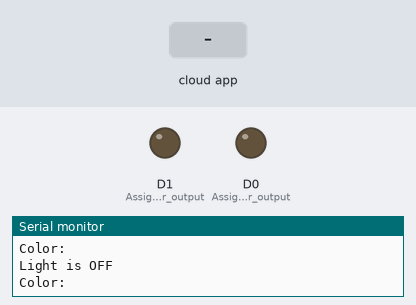
Simulated run of this sketch. Board: ESP8266 (NodeMCU). On the bench: output pins drawn as LEDs (lit = HIGH), the last lines printed to the serial monitor. Inputs (shaded band) come from the test bench. WiFi joins after 1.5 s; servers stay silent unless stated; the Firebase database answers and starts empty.

Above: at 2.7 s.
2.8 s: the phone or cloud app sets light to 1
At 3.7 s:
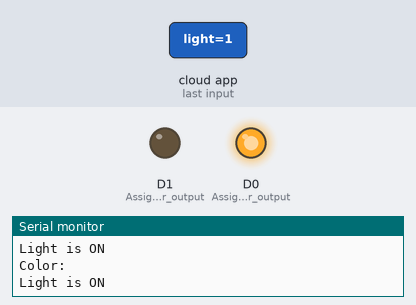
4.5 s: the phone or cloud app sets light to 0
At 4.9 s:
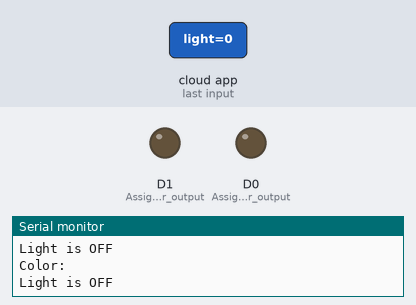
Timing chart, 0 to 7.5 s (numbered marks = the images above; inputs shaded):
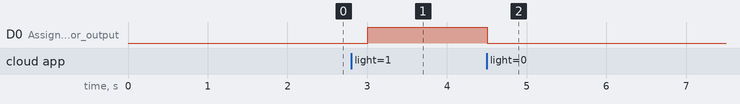

The sketch:

main.ino
```cpp
#include <Arduino.h>
#include <ESP8266WiFi.h>
#include <Firebase_ESP_Client.h>

// Provide the token generation process info.
#include "addons/TokenHelper.h"
// Provide the RTDB payload printing info and other helper functions.
#include "addons/RTDBHelper.h"

// Insert your network credentials
#define WIFI_SSID "GNXS-5G-187544"
#define WIFI_PASSWORD "B43D08187544"

// Insert Firebase project API Key
#define API_KEY "AIzaSyCn4ePpLlPxhUhf_bsMb4uTm121kUmfIjk"

// Insert RTDB URL
#define DATABASE_URL "https://emotionlights-3760e-default-rtdb.asia-southeast1.firebasedatabase.app"

// Define Firebase Data object
FirebaseData fbdo;

FirebaseAuth auth;
FirebaseConfig config;

// Variables
bool signupOK = false;

void setup() {
  Serial.begin(115200);
  pinMode(D1, OUTPUT);  // Assign pin D1 for output (GPIO5 on ESP8266)
  pinMode(D0, OUTPUT);  // Assign pin D0 for output (GPIO16 on ESP8266)

  // Connect to Wi-Fi
  WiFi.begin(WIFI_SSID, WIFI_PASSWORD);
  Serial.print("Connecting to Wi-Fi");
  while (WiFi.status() != WL_CONNECTED) {
    Serial.print(".");
    delay(300);
  }
  Serial.println();
  Serial.print("Connected with IP: ");
  Serial.println(WiFi.localIP());

  // Set Firebase API key and database URL
  config.api_key = API_KEY;
  config.database_url = DATABASE_URL;

  // Sign up
  if (Firebase.signUp(&config, &auth, "", "")) {
    Serial.println("Sign up successful");
    signupOK = true;
  } else {
    Serial.printf("Sign up error: %s\n", config.signer.signupError.message.c_str());
  }

  // Set token status callback
  config.token_status_callback = tokenStatusCallback; // See TokenHelper.h

  // Initialize Firebase
  Firebase.begin(&config, &auth);
  Firebase.reconnectWiFi(true);
}

void loop() {
  if (Firebase.ready() && signupOK) {
    // Read color data from Firebase
    if (Firebase.RTDB.getString(&fbdo, "/color")) {  // Get color as string
      if (fbdo.dataType() == "string") {
        String color = fbdo.stringData();
        Serial.println("Color: " + color);
      }
    } else {
      Serial.println("Error fetching color: " + fbdo.errorReason());
    }

    // Read light status from Firebase
    if (Firebase.RTDB.getBool(&fbdo, "/light")) {  // Get light status as boolean
      if (fbdo.dataType() == "boolean") {
        bool lightStatus = fbdo.boolData();
        Serial.println(lightStatus ? "Light is ON" : "Light is OFF");
        digitalWrite(D0, lightStatus ? HIGH : LOW);  // Control pin D0 based on light status
      }
    } else {
      Serial.println("Error fetching light status: " + fbdo.errorReason());
    }
  }
}
```

Measured:
- after the input at 2.8 s, D0 (Assign_pin_D0_for_output): LOW → HIGH after 0.21 s
- after the input at 4.5 s, D0 (Assign_pin_D0_for_output): HIGH → LOW at once
